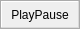
<?xml version="1.0" encoding="UTF-8"?>
<ui version="4.0">
 <class>MultiMoleculeJobToolbar</class>
 <widget class="QToolBar" name="MultiMoleculeJobToolbar">
  <property name="geometry">
   <rect>
    <x>0</x>
    <y>0</y>
    <width>28</width>
    <height>28</height>
   </rect>
  </property>
  <property name="windowTitle">
   <string>Form</string>
  </property>
  <property name="iconSize">
   <size>
    <width>16</width>
    <height>16</height>
   </size>
  </property>
  <action name="actionPlayPause">
   <property name="icon">
    <iconset resource="../../rsrc/multistep_toolbar.qrc">
     <normaloff>:/icons/multistep_toolbar/play.png</normaloff>
     <normalon>:/icons/multistep_toolbar/pause.png</normalon>:/icons/multistep_toolbar/play.png</iconset>
   </property>
   <property name="text">
    <string>PlayPause</string>
   </property>
   <property name="toolTip">
    <string>Play/Pause</string>
   </property>
  </action>
  <addaction name="actionPlayPause"/>
 </widget>
 <resources>
  <include location="../../rsrc/multistep_toolbar.qrc"/>
 </resources>
 <connections/>
</ui>
